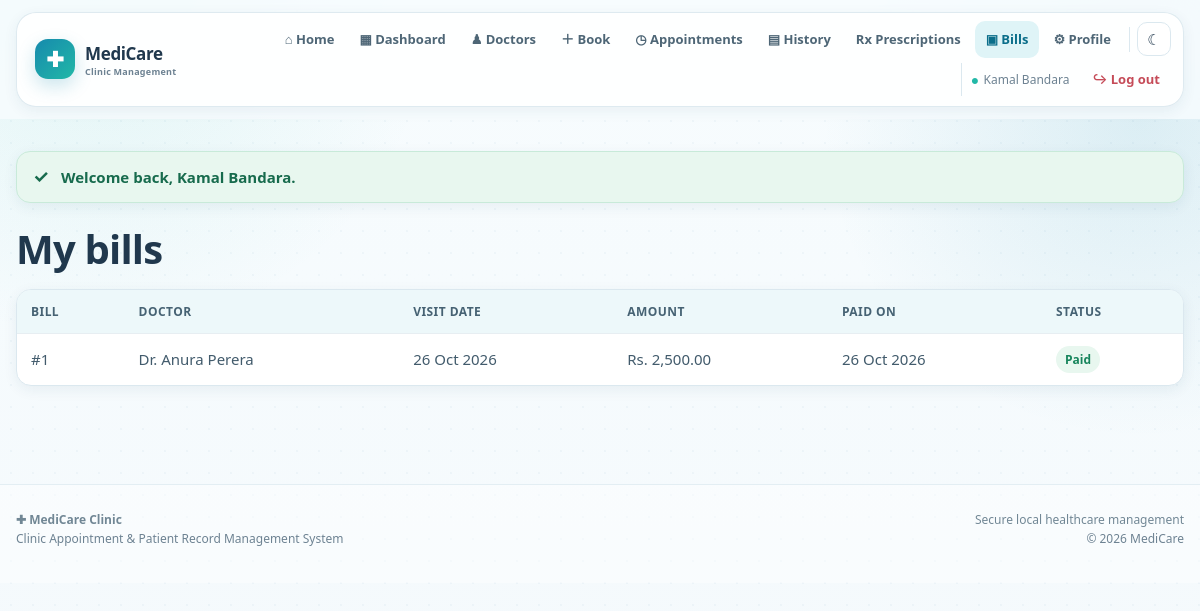
The page /index.php?page=patient/bills (signed in) on the database its author committed.
### tables this page shows
CREATE TABLE payment (
    Payment_ID     INT AUTO_INCREMENT PRIMARY KEY,
    Appointment_ID INT NOT NULL UNIQUE,
    Amount         DECIMAL(10,2),
    Payment_Date   DATE,
    Payment_Status ENUM('Paid','Not Paid','Refunded') DEFAULT 'Not Paid',
    CONSTRAINT fk_payment_appt FOREIGN KEY (Appointment_ID) REFERENCES appointment(Appointment_ID)
);

CREATE TABLE appointment (
    Appointment_ID   INT AUTO_INCREMENT PRIMARY KEY,
    Patient_ID       INT NOT NULL,
    Doctor_ID        INT NOT NULL,
    Schedule_ID      INT,
    Receptionist_ID  INT,
    Appointment_Date DATE NOT NULL,
    Time_Slot        TIME NOT NULL,
    Queue_No         INT,
    Status           ENUM('Pending','Confirmed','Completed','Cancelled','No-Show')
                     NOT NULL DEFAULT 'Pending',
    Reason           VARCHAR(255),
    Created_At       TIMESTAMP DEFAULT CURRENT_TIMESTAMP,

     
     
     
    Slot_Key TIME GENERATED ALWAYS AS (IF(Status = 'Cancelled', NULL, Time_Slot)) STORED,

    CONSTRAINT fk_appt_patient  FOREIGN KEY (Patient_ID)  REFERENCES patient(Patient_ID),
    CONSTRAINT fk_appt_doctor   FOREIGN KEY (Doctor_ID)   REFERENCES doctor(Doctor_ID),
    CONSTRAINT fk_appt_schedule FOREIGN KEY (Schedule_ID) REFERENCES doctor_schedule(Schedule_ID),
    CONSTRAINT fk_appt_recep    FOREIGN KEY (Receptionist_ID) REFERENCES receptionist(Receptionist_ID),
     
    CONSTRAINT uq_doctor_slot UNIQUE (Doctor_ID, Appointment_Date, Slot_Key)
);

### config/helpers.php (called while the page is built, shortened)
<?php
function e($value)
{
    return htmlspecialchars((string)$value, ENT_QUOTES, 'UTF-8');
}
function view($name, $data = [])
{
    extract($data);
    require __DIR__ . '/../views/layout/header.php';
    require __DIR__ . '/../views/' . $name . '.php';
    require __DIR__ . '/../views/layout/footer.php';
}
function date_label($date)
{
    return date('d M Y', strtotime($date));
}
function money($amount)
{
    return 'Rs. ' . number_format((float)$amount, 2);
}

### controllers/PatientController.php (called while the page is built, shortened)
<?php
class PatientController
{
    private $pdo;
    public function __construct($pdo)
    {
        $this->pdo = $pdo;
    }
    public function bills()
    {
        $payment = new Payment($this->pdo);
        view('patient/bills', [
            'payments' => $payment->findByPatient(ref_id()),
            'title'    => 'My Bills'
        ]);
    }
}

### index.php (called while the page is built, shortened)
<?php
require_once __DIR__ . '/config/database.php';
require_once __DIR__ . '/config/helpers.php';
require_once __DIR__ . '/models/Billing.php';
require_once __DIR__ . '/controllers/PatientController.php';
$page = $_GET['page'] ?? 'home';
list($controllerName, $method) = $routes[$page];
$controller = new $controllerName($pdo);
$controller->$method();

### models/Billing.php (called while the page is built, shortened)
<?php
class Payment
{
    private $pdo;
    public function __construct($pdo) { $this->pdo = $pdo; }
    public function findByPatient($patientId)
    {
        $stmt = $this->pdo->prepare(
            "SELECT pay.*, a.Appointment_Date,
                    CONCAT('Dr. ',d.First_Name,' ',d.Last_Name) AS Doctor_Name
             FROM payment pay
             JOIN appointment a ON pay.Appointment_ID = a.Appointment_ID
             JOIN doctor d      ON a.Doctor_ID = d.Doctor_ID
             WHERE a.Patient_ID = ?
             ORDER BY pay.Payment_ID DESC"
        );
        $stmt->execute([$patientId]);
        return $stmt->fetchAll();
    }
}

### views/patient/bills.php (the view)
<h1>My bills</h1>
<?php if (!$payments): ?>
    <p class="muted">You have no bills yet.</p>
<?php else: ?>
<table class="table">
    <tr><th>Bill</th><th>Doctor</th><th>Visit date</th><th>Amount</th><th>Paid on</th><th>Status</th></tr>
    <?php foreach ($payments as $p): ?>
    <tr>
        <td>#<?= (int)$p['Payment_ID'] ?></td>
        <td><?= e($p['Doctor_Name']) ?></td>
        <td><?= date_label($p['Appointment_Date']) ?></td>
        <td><?= money($p['Amount']) ?></td>
        <td><?= $p['Payment_Date'] ? date_label($p['Payment_Date']) : '<span class="muted">-</span>' ?></td>
        <td><span class="badge badge-<?= strtolower(str_replace(' ', '', $p['Payment_Status'])) ?>">
            <?= e($p['Payment_Status']) ?></span></td>
    </tr>
    <?php endforeach; ?>
</table>
<?php endif; ?>

### assets/css/style.css (style rules this page uses)
:root { --primary: #168aad; --primary-dark: #0b6e8a; --primary-deep: #075985; --primary-soft: #e8f7fb; --accent: #22b8a7; --page: #f4f9fc; --surface: #ffffff; --surface-soft: #f8fcfe; --text: #20384d; --muted: #6d8292; --line: #dbe8ef; --success: #16845b; --success-soft: #e8f7ef; --warning: #b7791f; --warning-soft: #fff5df; --danger: #c54b58; --danger-soft: #fff0f2; --shadow-sm: 0 4px 14px rgba(25, 73, 97, .07); --shadow: 0 12px 32px rgba(25, 73, 97, .10); --shadow-lg: 0 22px 55px rgba(25, 73, 97, .14); --radius: 18px; --radius-sm: 12px; --radius-lg: 28px; }
* { box-sizing: border-box; }
html { scroll-behavior: smooth; }
body { margin: 0; min-height: 100vh; background: radial-gradient(circle at 8% 0%, rgba(34,184,167,.10), transparent 25%), radial-gradient(circle at 95% 15%, rgba(22,138,173,.12), transparent 24%), linear-gradient(180deg, #f7fcfe 0%, var(--page) 100%); color: var(--text); font-family: "Segoe UI", system-ui, -apple-system, BlinkMacSystemFont, Arial, sans-serif; font-size: 15px; line-height: 1.6; }
body::before { content: ""; position: fixed; inset: 0; pointer-events: none; background-image: radial-gradient(rgba(7, 89, 133, .035) 1px, transparent 1px); background-size: 22px 22px; z-index: -1; }
h1, h2, h3 { color: var(--text); line-height: 1.2; }
h1 { margin: 0 0 8px; font-size: clamp(28px, 4vw, 40px); font-weight: 800; letter-spacing: -.8px; }
.table { width: 100%; margin: 16px 0 26px; border-collapse: separate; border-spacing: 0; overflow: hidden; background: var(--surface); border: 1px solid var(--line); border-radius: 15px; box-shadow: var(--shadow-sm); }
.table th, .table td { padding: 12px 14px; text-align: left; vertical-align: middle; border-bottom: 1px solid #e7eef2; }
.table th { background: #edf8fa; color: #466273; font-size: 12px; text-transform: uppercase; letter-spacing: .45px; }
.table tr:last-child td { border-bottom: 0; }
.table td { color: #425b6c; }
.badge { display: inline-flex; align-items: center; min-height: 27px; padding: 4px 9px; border-radius: 999px; font-size: 12px; font-weight: 800; }
.badge-confirmed, .badge-completed, .badge-paid { background: var(--success-soft); color: var(--success); }

### rows shown on the page
payment: Payment_ID "1", Doctor_Name "Dr. Anura Perera", Appointment_ID.Appointment_Date "26 Oct 2026", Amount "Rs. 2,500.00", Payment_Date "26 Oct 2026", Payment_Status "Paid"

### other values the page prints
user_name() "Kamal Bandara"
$flash['text'] "Welcome back, Kamal Bandara."
